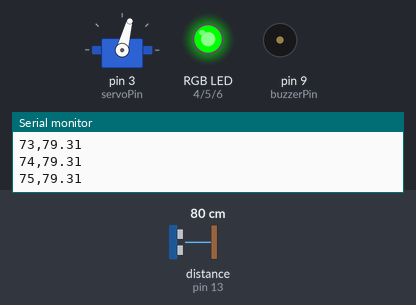
This sketch was run on a simulated Arduino Uno, built with avr-gcc and run on an emulated ATmega328P. On the bench: servo, an RGB LED mixed from three pins (HIGH = lit), buzzer (waves = sounding), the last lines printed to the serial monitor. Wiring (inferred from the names in the program): ultrasonic range finder: trigger pin 10; echo pin 13. The inputs (shaded band) are chosen by the test bench; at power-on: distance to the obstacle (sensor on pin 13) 80 cm. The echo pulse lasts 58.3 µs per cm; pins used as bus, display or sensor lines are not drawn.

Above: at 1.2 s.
1.3 s: distance to the obstacle (sensor on pin 13) set to 4 cm
At 2.1 s:
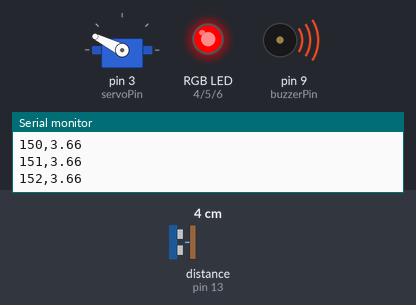
4.3 s: distance to the obstacle (sensor on pin 13) set to 250 cm
At 4.67 s:
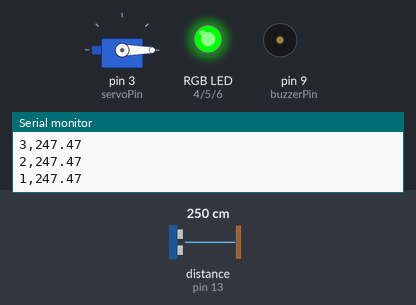
7.3 s: distance to the obstacle (sensor on pin 13) set to 18 cm
At 8.1 s:
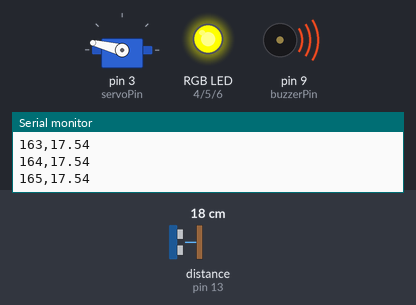
10.3 s: distance to the obstacle (sensor on pin 13) set to 60 cm
At 13.2 s:
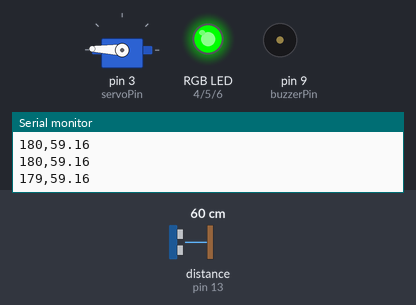
13.3 s: distance to the obstacle (sensor on pin 13) set to 120 cm
16.3 s: distance to the obstacle (sensor on pin 13) set to 299 cm
Timing chart, 0 to 20.3 s (numbered marks = the images above; inputs shaded):
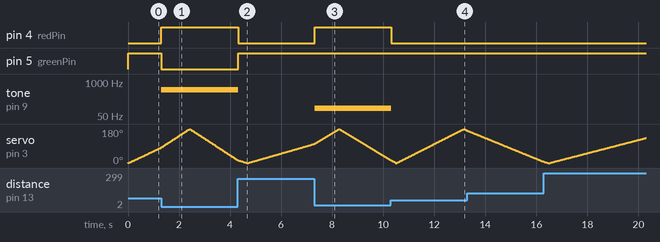

Measured:
- after the input at 1.3 s, pin 4 (redPin): LOW → HIGH at once; pin 5 (greenPin): HIGH → LOW at once; tone on pin 9 (buzzerPin): silent → 500 Hz at once
- after the input at 4.3 s, pin 4 (redPin): HIGH → LOW at once; pin 5 (greenPin): LOW → HIGH at once; tone on pin 9 (buzzerPin): 500 Hz → silent at once
- after the input at 7.3 s, pin 4 (redPin): LOW → HIGH at once; tone on pin 9 (buzzerPin): silent → 100 Hz at once
- after the input at 10.3 s, pin 4 (redPin): HIGH → LOW at once; tone on pin 9 (buzzerPin): 100 Hz → silent at once

The sketch:

sonar_radar.ino
```cpp
/*
 * Sonar Radar - Ultraschallbasierte Abstandsmessung mit Arduino
 * ---------------------------------------------------------------
 * HC-SR04 Ultraschallsensor auf einem Servo montiert (0-180 Grad
 * Schwenkbereich). Fuer jeden Winkelschritt wird der Abstand
 * gemessen; RGB-LED und Buzzer zeigen die Distanz optisch und
 * akustisch an. Ueber die serielle Schnittstelle wird jedes
 * Messwertpaar (Winkel, Abstand) ausgegeben, damit die Daten in
 * MATLAB (oder jedem anderen Tool) ausgewertet werden koennen.
 *
 * Author: Octave
 */

#include <Servo.h>

Servo myservo;

const int trigPin = 10;
const int echoPin = 13;
const int servoPin = 3;

const int buzzerPin = 9;
const int redPin = 4;
const int greenPin = 5;
const int bluePin = 6;

// Schwellenwerte fuer die Abstandsanzeige (in cm)
const float DIST_FAR = 40.0;
const float DIST_NEAR = 10.0;

void setup() {
  Serial.begin(9600);

  myservo.attach(servoPin);
  pinMode(trigPin, OUTPUT);
  pinMode(echoPin, INPUT);
  pinMode(buzzerPin, OUTPUT);
  pinMode(redPin, OUTPUT);
  pinMode(greenPin, OUTPUT);
  pinMode(bluePin, OUTPUT);

  Serial.println("winkel_deg,abstand_cm");
}

void loop() {
  for (int deg = 0; deg <= 180; deg++) {
    scanStep(deg);
  }
  for (int deg = 180; deg >= 0; deg--) {
    scanStep(deg);
  }
}

// Fuehrt einen einzelnen Messschritt aus: Servo positionieren,
// Abstand messen, LED/Buzzer aktualisieren, Messwert per Serial senden.
void scanStep(int deg) {
  myservo.write(deg);
  delay(10);

  float distance = measureDistanceCm();
  updateIndicators(distance);

  Serial.print(deg);
  Serial.print(",");
  Serial.println(distance);
}

// Loest eine HC-SR04 Messung aus und gibt den Abstand in cm zurueck.
float measureDistanceCm() {
  digitalWrite(trigPin, LOW);
  delayMicroseconds(2);
  digitalWrite(trigPin, HIGH);
  delayMicroseconds(10);
  digitalWrite(trigPin, LOW);

  long duration = pulseIn(echoPin, HIGH);
  return duration * 0.017; // d[cm] = t[us] * Schallgeschwindigkeit / 2, siehe README
}

// Setzt RGB-LED-Farbe und Buzzer-Ton passend zum gemessenen Abstand.
void updateIndicators(float distance) {
  if (distance > DIST_FAR) {
    setColor(false, true, false); // gruen: frei
    noTone(buzzerPin);
  } else if (distance > DIST_NEAR) {
    setColor(true, true, false); // gelb: Warnbereich
    tone(buzzerPin, 100);
  } else {
    setColor(true, false, false); // rot: nah
    tone(buzzerPin, 500);
  }
}

void setColor(bool r, bool g, bool b) {
  digitalWrite(redPin, r ? HIGH : LOW);
  digitalWrite(greenPin, g ? HIGH : LOW);
  digitalWrite(bluePin, b ? HIGH : LOW);
}
```
